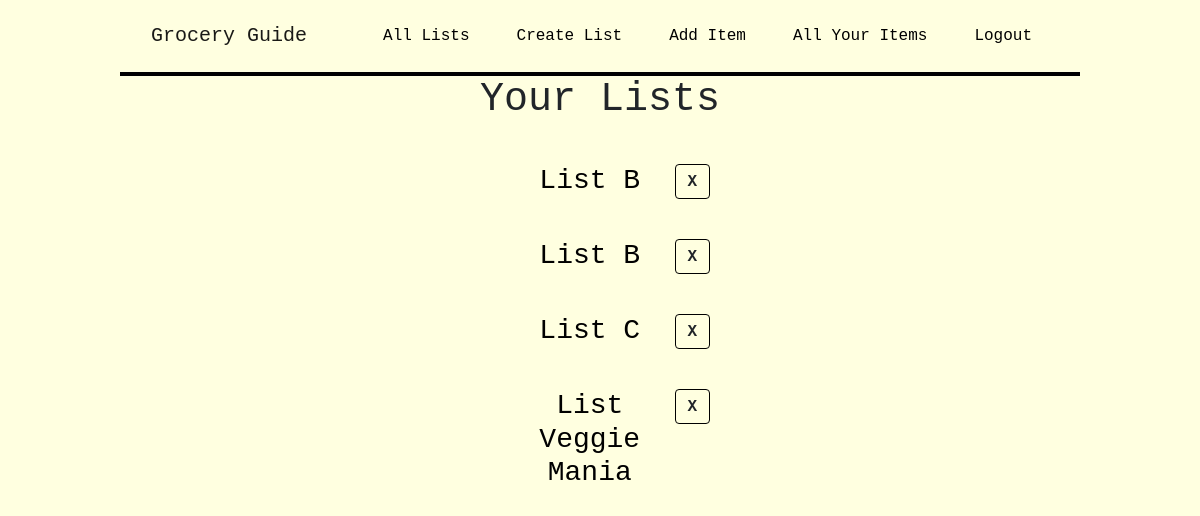
The app's page / (signed in) with its own data.
### grocery_list/models.py (models this page shows)
class List(models.Model):
    list_name = models.CharField(max_length=200)
    user = models.ForeignKey(User, on_delete=models.CASCADE)
    items = models.ManyToManyField(Item, through='ListItem')
    def __str__(self):
        return self.list_name

### grocery_list/views.py (the view)
# urls.py: 2. Add a URL to urlpatterns:  path('', views.home, name='home')
def home(request):
    if not request.user.is_authenticated:
        messages.warning(request, f'Please login to continue')
        return redirect('/login')
    if request.method == 'POST':
        list_id = request.POST.get('list', '')
        list = List.objects.get(id=list_id)
        list.delete()
    lists = List.objects.filter(user= request.user)
    return render(request, 'grocery_list/home.html', {'lists': lists})

### grocery_list/templates/grocery_list/home.html (shortened to what this page needs)
{% extends 'grocery_list/base.html' %}
{% block body %}
        <h1>Your Lists</h1>
        {% for list in lists %}
                <div class="list-div">
                    <div class="row offset-md-4">
                        <div class="col-md-5 ">
                            <a href="{% url 'grocery_list:g_list' list.id  %}" class="list-link"><h3 class="list-link">{{list}}</h3></a>
                        </div>
                        <div class="col-md-1">
                            <form action="" method='POST'>
                                <button class="btn delete-item">X</button>
                            </form>
                        </div>
                    </div>
                </div>
            {% endfor %}
{% endblock %}

### grocery_list/static/grocery_list/style.css (style rules this page uses)
.main-background { background-color: lightyellow; text-align: center; font-family: 'Courier New', Courier, monospace; margin-bottom: 50px; }
div.list-div { width: 40%; margin: 40px auto 40px; }
.list-link { color: black; }
h3.list-link { display: inline; }
button.delete-item { border: 1px solid black; font-weight: bold; padding-top: 5px; padding-bottom: 5px; height: 35px; width: 35px; align-items: center; }

### records on screen
List: list_name "List B"
List: list_name "List B"
List: list_name "List C"
List: list_name "List Veggie Mania"
